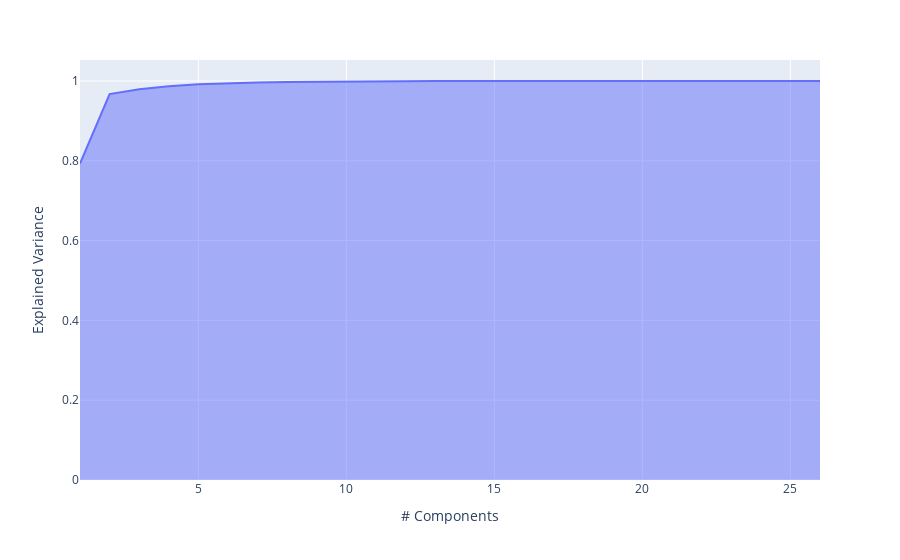

The cell this chart's notebook holds for it:
### Markdown cell above
### Elbow method

### Code cell
from IA.exploration_data.data_viz import elbow_method

elbow_method(X_speed)

### Figure 1 — Plotly figure (JSON) as saved in the notebook; plotly's stock layout.template omitted (floating-point values rounded to 4 significant figures)
{"data": [{"fillpattern": {"shape": ""}, "hovertemplate": "# Components=%{x}<br>Explained Variance=%{y}<extra></extra>", "legendgroup": "", "line": {"color": "#636efa"}, "marker": {"symbol": "circle"}, "mode": "lines", "name": "", "orientation": "v", "showlegend": false, "stackgroup": "1", "x": [1, 2, 3, 4, 5, 6, 7, 8, 9, 10, 11, 12, 13, 14, 15, 16, 17, 18, 19, 20, 21, 22, 23, 24, 25, 26], "xaxis": "x", "y": [0.7932, 0.9673, 0.9792, 0.987, 0.9921, 0.9947, 0.9964, 0.9978, 0.9987, 0.9992, 0.9995, 0.9996, 0.9997, 0.9998, 0.9999, 0.9999, 0.9999, 1.0, 1.0, 1.0, 1.0, 1.0, 1.0, 1.0, 1.0, 1.0], "yaxis": "y", "type": "scatter"}], "layout": {"xaxis": {"anchor": "y", "domain": [0.0, 1.0], "title": {"text": "# Components"}}, "yaxis": {"anchor": "x", "domain": [0.0, 1.0], "title": {"text": "Explained Variance"}}, "legend": {"tracegroupgap": 0}, "margin": {"t": 60}}}
